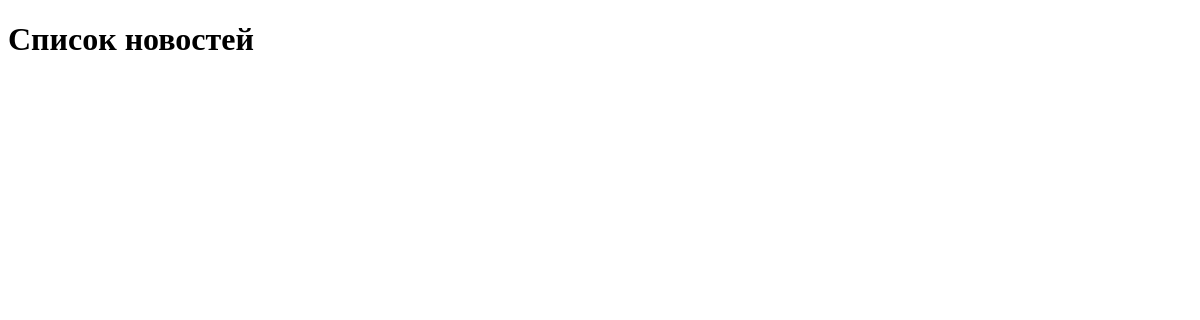
The app's page /, older data.
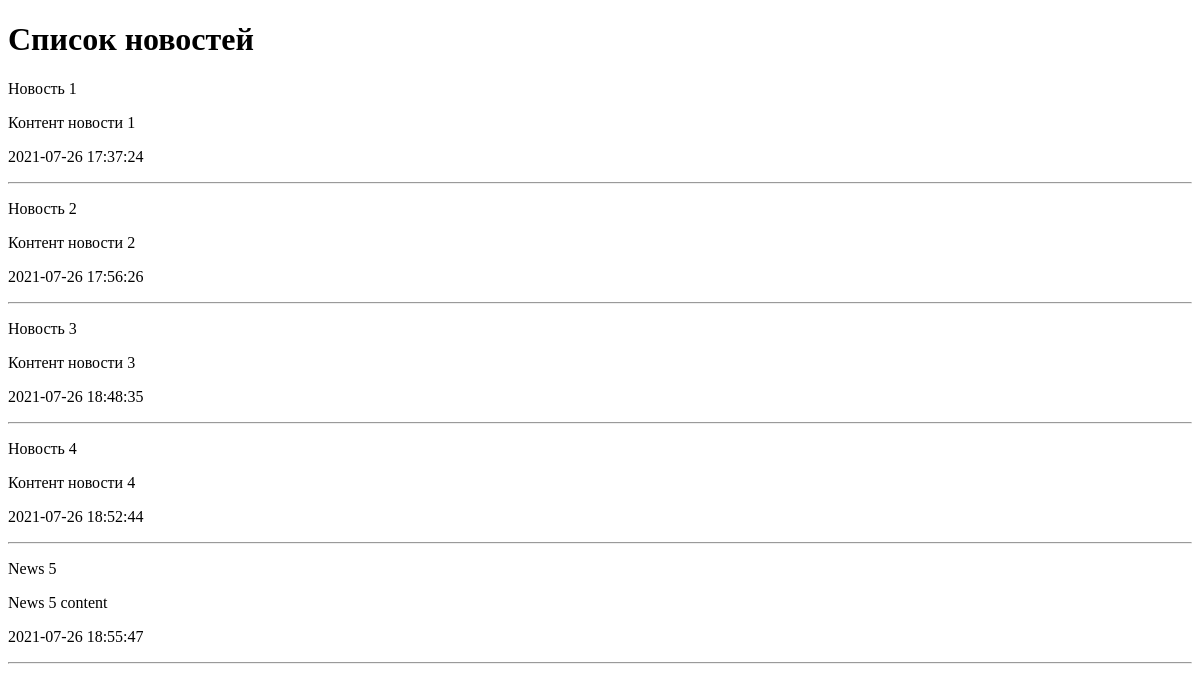
The same page, newer data.
### news/models.py (models this page shows, shortened)
class News(models.Model):
    title = models.CharField(max_length=150)
    content = models.TextField(blank=True)
    created_at = models.DateTimeField(auto_now_add=True)
    updated_at = models.DateTimeField(auto_now=True)
    photo = models.ImageField(upload_to='photos/%Y/%m/%d/')
    is_pupblished = models.BooleanField(default=True)

### news/views.py (the view)
# urls.py: path('', index),
def index(request):
    news = News.objects.all()
    context = {
        'news': news,
        'title': 'Список новостей'
    }
    return render(request, 'news/index.html', context)

### news/templates/news/index.html (shortened to what this page needs)
<!DOCTYPE html>
<html lang="en">
<head>
</head>
<body>
<h1>
    {{ title }}
</h1>
{% for item in news %}
    <div>
        <p>{{ item.title}}</p>
        <p>{{ item.content }}</p>
        <p>{{ item.created_at|date:"Y-m-d H:i:s" }}</p>
    </div>
<hr>
{% endfor %}
</body>
</html>

Row changes from the older to the newer data that the page shows:
added News: title "Новость 1", content "Контент новости 1", created_at "2021-07-26 17:37:24"
added News: title "Новость 2", content "Контент новости 2", created_at "2021-07-26 17:56:26"
added News: title "Новость 3", content "Контент новости 3", created_at "2021-07-26 18:48:35"
added News: title "Новость 4", content "Контент новости 4", created_at "2021-07-26 18:52:44"
added News: title "News 5", content "News 5 content", created_at "2021-07-26 18:55:47"
